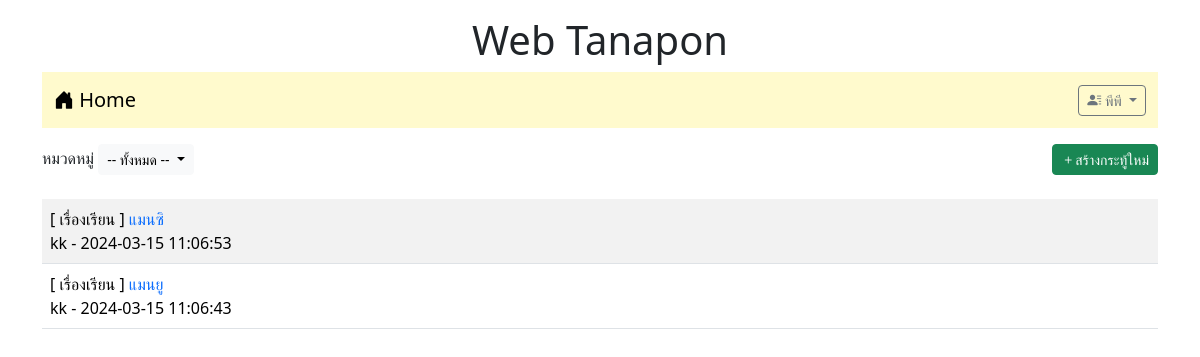
The app's page /index.php (signed in) with its own data.
### tables this page shows
CREATE TABLE `post` (
  `id` int(11) NOT NULL,
  `title` varchar(128) NOT NULL,
  `content` varchar(2048) NOT NULL,
  `post_date` datetime NOT NULL,
  `cat_id` int(11) NOT NULL,
  `user_id` int(11) NOT NULL
);

CREATE TABLE `category` (
  `id` int(11) NOT NULL,
  `name` varchar(32) NOT NULL
);

CREATE TABLE `user` (
  `id` int(11) NOT NULL,
  `login` varchar(32) NOT NULL,
  `password` varchar(64) NOT NULL,
  `name` varchar(64) NOT NULL,
  `gender` char(1) NOT NULL,
  `email` varchar(32) NOT NULL,
  `role` char(1) NOT NULL
);

### index.php (the view, shortened to what this page needs)
<!DOCTYPE html>
<html lang="en">
<head>
    <link href="https://cdn.jsdelivr.net/npm/bootstrap@5.3.2/dist/css/bootstrap.min.css" rel="stylesheet">
    <link rel="stylesheet" href="https://cdn.jsdelivr.net/npm/bootstrap-icons@1.11.3/font/bootstrap-icons.min.css">
</head>
<body>
    <div class="container-lg">
    <h1 style="text-align: center;" class="mt-3"> Web Tanapon</h1>
    <?php include "nav.php"?>
<div class="mt-3 d-flex justify-content-between">
    <div>
    <label>หมวดหมู่</label>
    <span class="dropdown">
  <button class="btn btn-light btn-sm dropdown-toggle" type="button" data-bs-toggle="dropdown" aria-expanded="false">
    -- ทั้งหมด --
  </button>
</span>
    </div>
    <?php
if(isset($_SESSION['id'])) {
?>
<div><a href="newpost.php" class="btn btn-success btn-sm">
    <i class='bi bi-plus'></i>สร้างกระทู้ใหม่</a></div>
<?php } ?>
</div>
    <table class="table table-striped mt-4">
    <?php
     $conn= new PDO("mysql:host=localhost;dbname=webboard;charset=utf8","root","");
     $sql="SELECT t3.name,t1.title,t1.id,t2.login,t1.post_date FROM post as t1
     INNER JOIN user as t2 ON (t1.user_id=t2.id)
     INNER JOIN category as t3 ON (t1.cat_id=t3.id) ORDER BY t1.post_date DESC";
    $result=$conn->query($sql);
    while($row = $result->fetch())
    {
        echo "<tr><td class='d-flex justify-content-between'>
        <div>[ $row[0] ] <a href=post.php?id=$row[2]
        style=text-decoration:none > $row[1]</a><br>$row[3] - $row[4]</div>";
    echo "</td></tr>";
    }
    ?>
    </table>
</div>
</body>
</html>

### records on screen
post: category.name "เรื่องเรียน", title "แมนซิ", user.login "kk", post_date "2024-03-15 11:06:53"
post: category.name "เรื่องเรียน", title "แมนยู", user.login "kk", post_date "2024-03-15 11:06:43"

### other values on screen
$_SESSION['username'] "พีพี"
